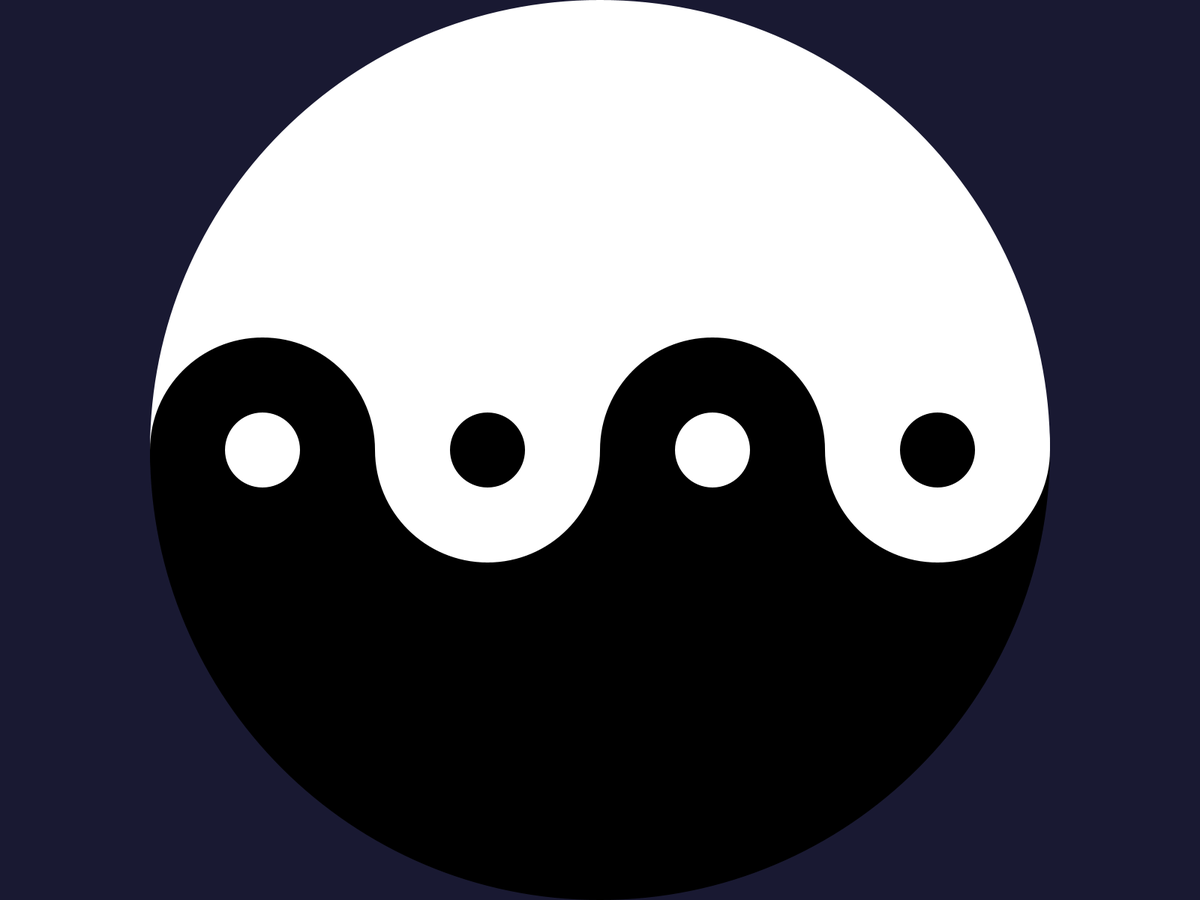
Frame 1 (no input)
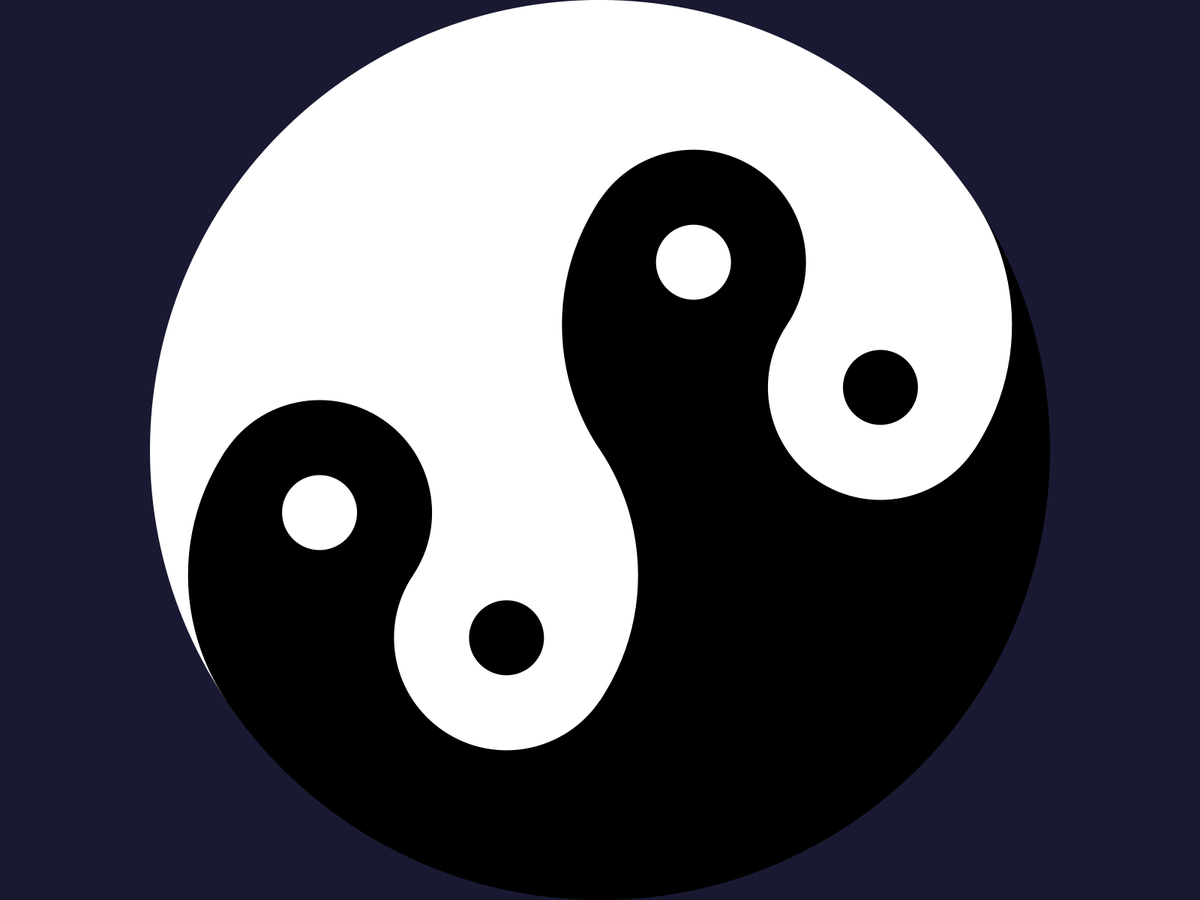
Frame 60 (the mouse pressed at the canvas centre just before this capture)
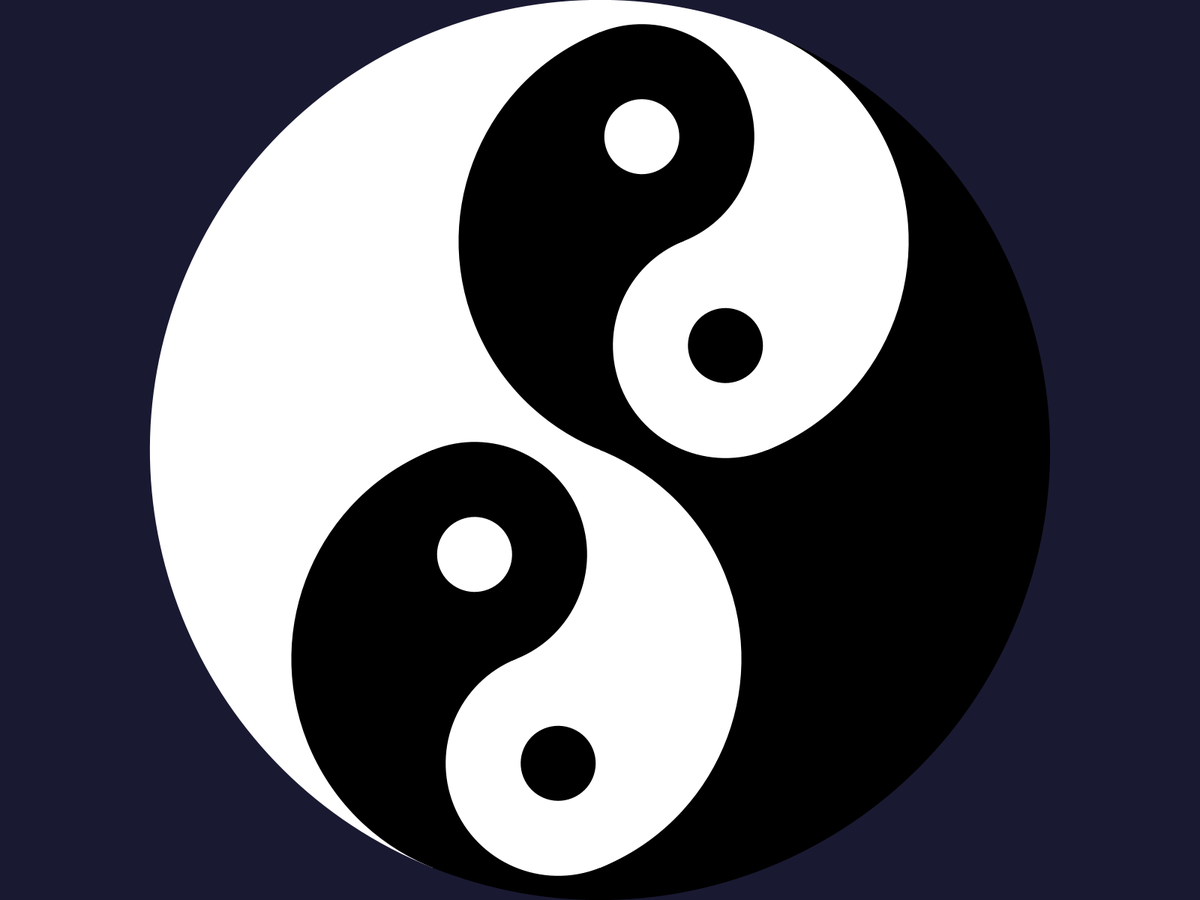
Frame 120 (the mouse held since frame 60 and released just before this capture)

The Processing sketch that drew these frames (run headless with seeded random() and noise(); from frame 60 on, the mouse is pressed at the canvas centre):

// Processing sketch: yingYang
// ── yingYang.pde
float a = 0;
float b = 0;
void setup(){
  //size(900,900);
  fullScreen();
}

void draw(){
  background(25,25,50);
  translate(width/2,height/2);
  rotate(a);
  bwCircle(0,0,height,height);
  pushMatrix();
  translate(height/4,0);
  rotate(b);
  bwCircle2(0,0,height/2,height/2);
  popMatrix();
  pushMatrix();
  translate(-height/4,0);
  rotate(b);
  bwCircle2(0,0,height/2,height/2);
  popMatrix();
  a -= 0.01;
  b += 0.02;
}

void bwCircle(float x, float y, float w, float h){
  noStroke();
  pushMatrix();
  fill(255);
  rotate(radians(180));
  arc (x,y,w,h,0,PI);
  popMatrix();
  fill(0);
  arc (x,y,w,h,0,PI);
}

void bwCircle2(float x, float y, float w, float h){
  noStroke();
  pushMatrix();
  fill(255);
  rotate(radians(180));
  arc (x,y,w,h,0,PI);
  popMatrix();
  fill(0);
  arc (x,y,w,h,0,PI);
  fill(255);
  circle(h/4,0,h/2);
  fill(0);
  circle(-h/4,0,h/2);
  fill(0);
  circle(h/4,0,h/6);
  fill(255);
  circle(-h/4,0,h/6);
}
